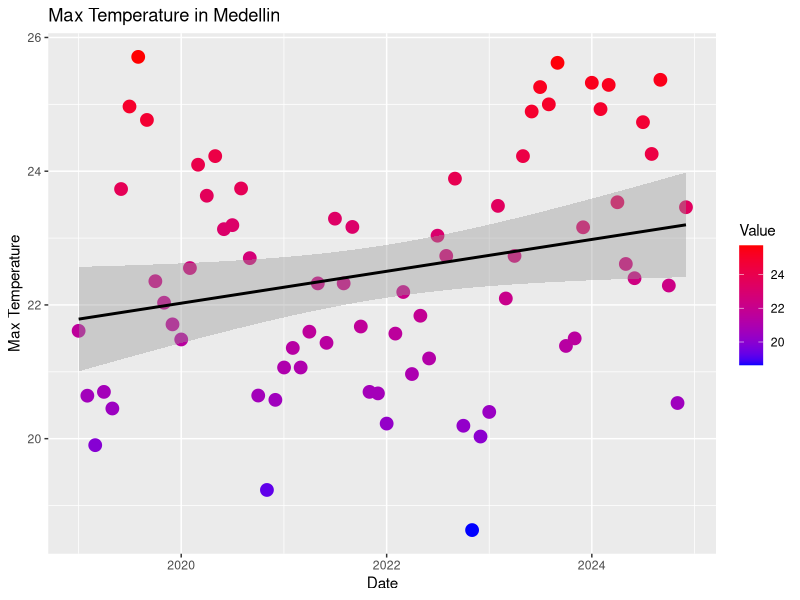
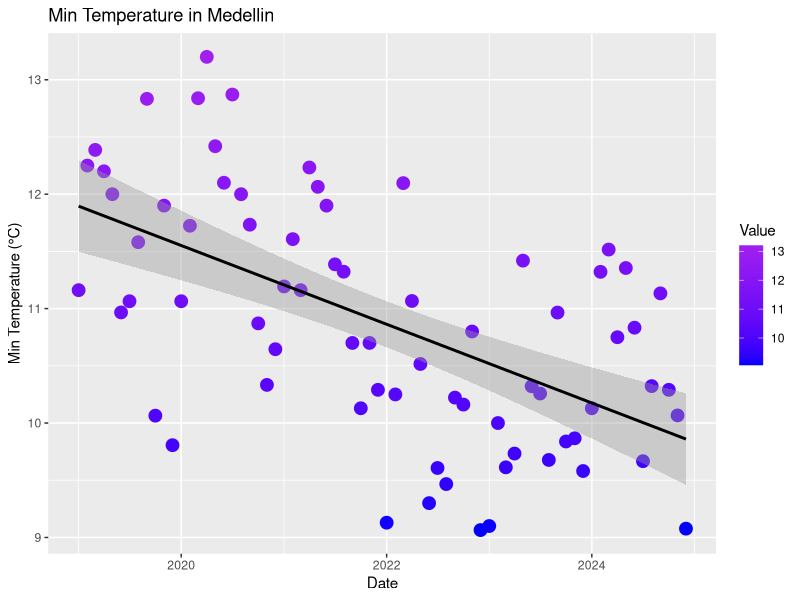
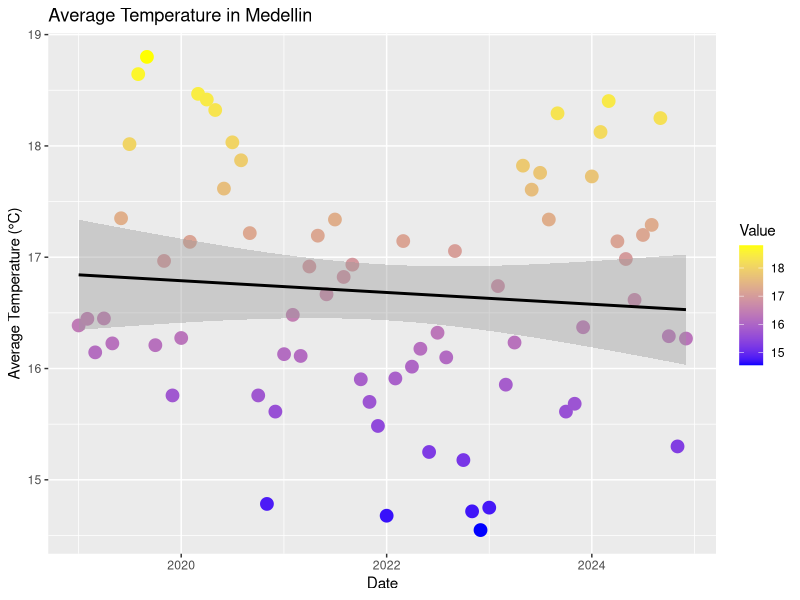

Reproduce these figures in R, in order.
## ---- chunk 1
knitr::opts_chunk$set(echo = TRUE)
library(ggplot2)
library(tidyverse)
## ---- chunk 2
if (!file.exists("historical-weather-medellin.csv")) {
  stop("CSV file not found! Please check the path.")
}

medellin <- read.csv("historical-weather-medellin.csv")

expected_cols <- c("Date..yyyy.mm.dd.", "Max_temperature...C.", "Min_temperature...C.",
                   "Rain..mm.", "Wind..km.h.", "Description")

missing_cols <- setdiff(expected_cols, names(medellin))
if (length(missing_cols) > 0) {
  stop("Missing columns in CSV: ", paste(missing_cols, collapse = ", "))
}
## ---- chunk 3
medellin <- medellin %>% rename(
  Date = Date..yyyy.mm.dd.,
  MaxTemp = Max_temperature...C.,
  MinTemp = Min_temperature...C.,
  Rain = Rain..mm.,
  Wind = Wind..km.h.,
  Weather = Description
)

medellin$Date <- as.Date(medellin$Date)
if (any(is.na(medellin$Date))) {
  warning("Some dates could not be converted to Date class.")
}


medellin_monthly <- function(df, var) {
  df %>%
    mutate(Monthly = format(Date, "%Y-%m")) %>%
    group_by(Monthly) %>%
    summarise(Value = mean(.data[[var]], na.rm = TRUE), .groups = "drop") %>%
    mutate(Monthly = as.Date(paste0(Monthly, "-01")))
}
## ---- chunk 4
medellin_monthly_max <- medellin_monthly(medellin, "MaxTemp")
medellin_monthly_min <- medellin_monthly(medellin, "MinTemp")
medellin_monthly_average <- medellin %>%
  mutate(AvgTemp = (MaxTemp + MinTemp)/2) %>%
  medellin_monthly("AvgTemp")
## ---- chunk 5
ggplot(medellin_monthly_max, aes(x = Monthly, y = Value, color = Value)) +
  geom_point(size = 4) +
  geom_smooth(method = "lm", se = TRUE, color = "black") +
  labs(title = "Max Temperature in Medellin", x = "Date", y = "Max Temperature") +
  scale_color_gradient(low = "blue", high = "red")
## ---- chunk 6
ggplot(medellin_monthly_min, aes(x = Monthly, y = Value, color = Value)) +
  geom_point(size = 4) +
  geom_smooth(method = "lm", se = TRUE, color = "black") +
  labs(
    title = "Min Temperature in Medellin",
    x = "Date",
    y = "Min Temperature (°C)"
  ) +
  scale_color_gradient(low = "blue", high = "purple")
## ---- chunk 7
ggplot(medellin_monthly_average, aes(x = Monthly, y = Value, color = Value)) +
  geom_point(size = 4) +
  geom_smooth(method = "lm", se = TRUE, color = "black") +
  labs(
    title = "Average Temperature in Medellin",
    x = "Date",
    y = "Average Temperature (°C)"
  ) +
  scale_color_gradient(low = "blue", high = "yellow")
